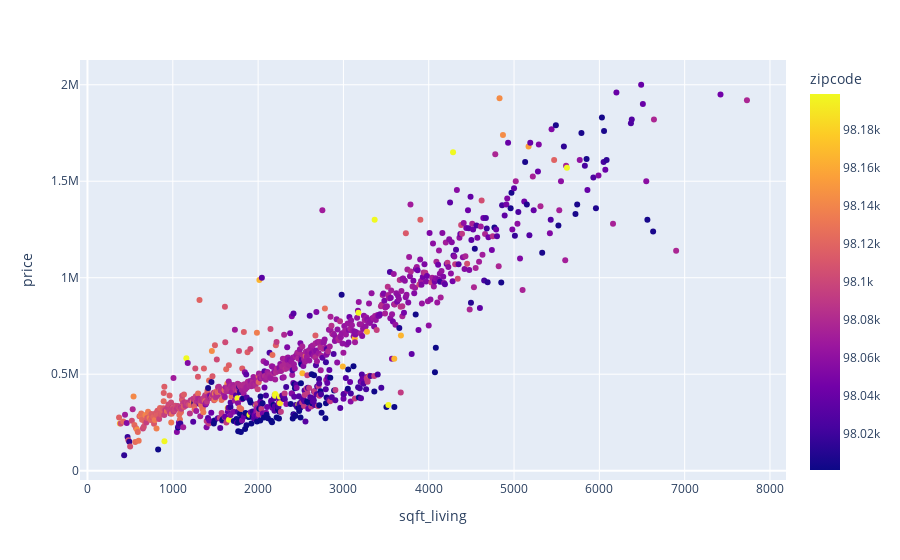

Notebook code cell kept with this figure:
### Code cell
px.scatter(sqftgrp, x=sqftgrp.index, y='price', color='zipcode')

### Figure 1 — Plotly figure (JSON) as saved in the notebook; plotly's stock layout.template omitted (floating-point values rounded to 4 significant figures; data arrays with more than 128 entries replaced by an {"elided": "..."} marker saying what was removed)
{"data": [{"hovertemplate": "sqft_living=%{x}<br>price=%{y}<br>zipcode=%{marker.color}<extra></extra>", "legendgroup": "", "marker": {"color": {"elided": "913 float values"}, "coloraxis": "coloraxis", "symbol": "circle"}, "mode": "markers", "name": "", "orientation": "v", "showlegend": false, "type": "scatter", "x": {"elided": "913 int values"}, "xaxis": "x", "y": {"elided": "913 float values"}, "yaxis": "y"}], "layout": {"coloraxis": {"colorbar": {"title": {"text": "zipcode"}}, "colorscale": [[0, "#0d0887"], [0.1111, "#46039f"], [0.2222, "#7201a8"], [0.3333, "#9c179e"], [0.4444, "#bd3786"], [0.5556, "#d8576b"], [0.6667, "#ed7953"], [0.7778, "#fb9f3a"], [0.8889, "#fdca26"], [1, "#f0f921"]]}, "legend": {"tracegroupgap": 0}, "margin": {"t": 60}, "xaxis": {"anchor": "y", "domain": [0, 1], "title": {"text": "sqft_living"}}, "yaxis": {"anchor": "x", "domain": [0, 1], "title": {"text": "price"}}}}
